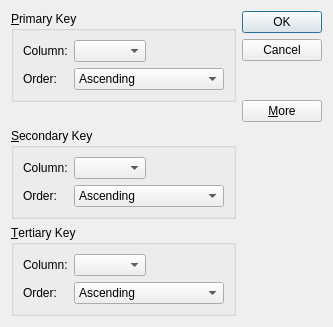
<?xml version="1.0" encoding="UTF-8"?>
<ui version="4.0">
 <class>SortDialog</class>
 <widget class="QDialog" name="SortDialog">
  <property name="geometry">
   <rect>
    <x>0</x>
    <y>0</y>
    <width>333</width>
    <height>327</height>
   </rect>
  </property>
  <property name="windowTitle">
   <string>Sort</string>
  </property>
  <layout class="QGridLayout" name="gridLayout_4">
   <item row="0" column="0">
    <widget class="QGroupBox" name="primaryGroupBox">
     <property name="title">
      <string>&amp;Primary Key</string>
     </property>
     <layout class="QGridLayout" name="gridLayout">
      <item row="0" column="0">
       <widget class="QLabel" name="label">
        <property name="text">
         <string>Column:</string>
        </property>
       </widget>
      </item>
      <item row="0" column="1">
       <widget class="QComboBox" name="primaryColumnCombo"/>
      </item>
      <item row="0" column="2">
       <spacer name="horizontalSpacer">
        <property name="orientation">
         <enum>Qt::Horizontal</enum>
        </property>
        <property name="sizeHint" stdset="0">
         <size>
          <width>40</width>
          <height>20</height>
         </size>
        </property>
       </spacer>
      </item>
      <item row="1" column="0">
       <widget class="QLabel" name="label_2">
        <property name="text">
         <string>Order:</string>
        </property>
       </widget>
      </item>
      <item row="1" column="1" colspan="2">
       <widget class="QComboBox" name="comboBox_2">
        <item>
         <property name="text">
          <string>Ascending</string>
         </property>
        </item>
        <item>
         <property name="text">
          <string>Descending</string>
         </property>
        </item>
       </widget>
      </item>
     </layout>
    </widget>
   </item>
   <item row="0" column="1" rowspan="2">
    <layout class="QVBoxLayout" name="verticalLayout">
     <item>
      <widget class="QPushButton" name="okButton">
       <property name="text">
        <string>OK</string>
       </property>
      </widget>
     </item>
     <item>
      <widget class="QPushButton" name="cancelButton">
       <property name="text">
        <string>Cancel</string>
       </property>
      </widget>
     </item>
     <item>
      <spacer name="verticalSpacer">
       <property name="orientation">
        <enum>Qt::Vertical</enum>
       </property>
       <property name="sizeHint" stdset="0">
        <size>
         <width>20</width>
         <height>0</height>
        </size>
       </property>
      </spacer>
     </item>
     <item>
      <widget class="QPushButton" name="moreButton">
       <property name="text">
        <string>&amp;More</string>
       </property>
       <property name="checkable">
        <bool>true</bool>
       </property>
      </widget>
     </item>
    </layout>
   </item>
   <item row="1" column="0">
    <spacer name="verticalSpacer_2">
     <property name="orientation">
      <enum>Qt::Vertical</enum>
     </property>
     <property name="sizeHint" stdset="0">
      <size>
       <width>20</width>
       <height>0</height>
      </size>
     </property>
    </spacer>
   </item>
   <item row="2" column="0">
    <widget class="QGroupBox" name="secondaryGroupBox">
     <property name="title">
      <string>&amp;Secondary Key</string>
     </property>
     <layout class="QGridLayout" name="gridLayout_2">
      <item row="0" column="0">
       <widget class="QLabel" name="label_3">
        <property name="text">
         <string>Column:</string>
        </property>
       </widget>
      </item>
      <item row="0" column="1">
       <widget class="QComboBox" name="secondaryColumnCombo"/>
      </item>
      <item row="0" column="2">
       <spacer name="horizontalSpacer_2">
        <property name="orientation">
         <enum>Qt::Horizontal</enum>
        </property>
        <property name="sizeHint" stdset="0">
         <size>
          <width>40</width>
          <height>20</height>
         </size>
        </property>
       </spacer>
      </item>
      <item row="1" column="0">
       <widget class="QLabel" name="label_4">
        <property name="text">
         <string>Order:</string>
        </property>
       </widget>
      </item>
      <item row="1" column="1" colspan="2">
       <widget class="QComboBox" name="comboBox_4">
        <item>
         <property name="text">
          <string>Ascending</string>
         </property>
        </item>
        <item>
         <property name="text">
          <string>Descending</string>
         </property>
        </item>
       </widget>
      </item>
     </layout>
    </widget>
   </item>
   <item row="3" column="0">
    <widget class="QGroupBox" name="tertiaryGroupBox">
     <property name="title">
      <string>&amp;Tertiary Key</string>
     </property>
     <layout class="QGridLayout" name="gridLayout_3">
      <item row="0" column="0">
       <widget class="QLabel" name="label_5">
        <property name="text">
         <string>Column:</string>
        </property>
       </widget>
      </item>
      <item row="0" column="1">
       <widget class="QComboBox" name="tertiaryColumnCombo"/>
      </item>
      <item row="0" column="2">
       <spacer name="horizontalSpacer_3">
        <property name="orientation">
         <enum>Qt::Horizontal</enum>
        </property>
        <property name="sizeHint" stdset="0">
         <size>
          <width>40</width>
          <height>20</height>
         </size>
        </property>
       </spacer>
      </item>
      <item row="1" column="0">
       <widget class="QLabel" name="label_6">
        <property name="text">
         <string>Order:</string>
        </property>
       </widget>
      </item>
      <item row="1" column="1" colspan="2">
       <widget class="QComboBox" name="comboBox_6">
        <item>
         <property name="text">
          <string>Ascending</string>
         </property>
        </item>
        <item>
         <property name="text">
          <string>Descending</string>
         </property>
        </item>
       </widget>
      </item>
     </layout>
    </widget>
   </item>
  </layout>
 </widget>
 <resources/>
 <connections>
  <connection>
   <sender>okButton</sender>
   <signal>clicked()</signal>
   <receiver>SortDialog</receiver>
   <slot>accept()</slot>
   <hints>
    <hint type="sourcelabel">
     <x>301</x>
     <y>22</y>
    </hint>
    <hint type="destinationlabel">
     <x>303</x>
     <y>250</y>
    </hint>
   </hints>
  </connection>
  <connection>
   <sender>cancelButton</sender>
   <signal>clicked()</signal>
   <receiver>SortDialog</receiver>
   <slot>reject()</slot>
   <hints>
    <hint type="sourcelabel">
     <x>283</x>
     <y>59</y>
    </hint>
    <hint type="destinationlabel">
     <x>307</x>
     <y>283</y>
    </hint>
   </hints>
  </connection>
  <connection>
   <sender>moreButton</sender>
   <signal>toggled(bool)</signal>
   <receiver>secondaryGroupBox</receiver>
   <slot>setVisible(bool)</slot>
   <hints>
    <hint type="sourcelabel">
     <x>266</x>
     <y>106</y>
    </hint>
    <hint type="destinationlabel">
     <x>196</x>
     <y>174</y>
    </hint>
   </hints>
  </connection>
  <connection>
   <sender>moreButton</sender>
   <signal>toggled(bool)</signal>
   <receiver>tertiaryGroupBox</receiver>
   <slot>setVisible(bool)</slot>
   <hints>
    <hint type="sourcelabel">
     <x>248</x>
     <y>104</y>
    </hint>
    <hint type="destinationlabel">
     <x>223</x>
     <y>264</y>
    </hint>
   </hints>
  </connection>
 </connections>
</ui>
